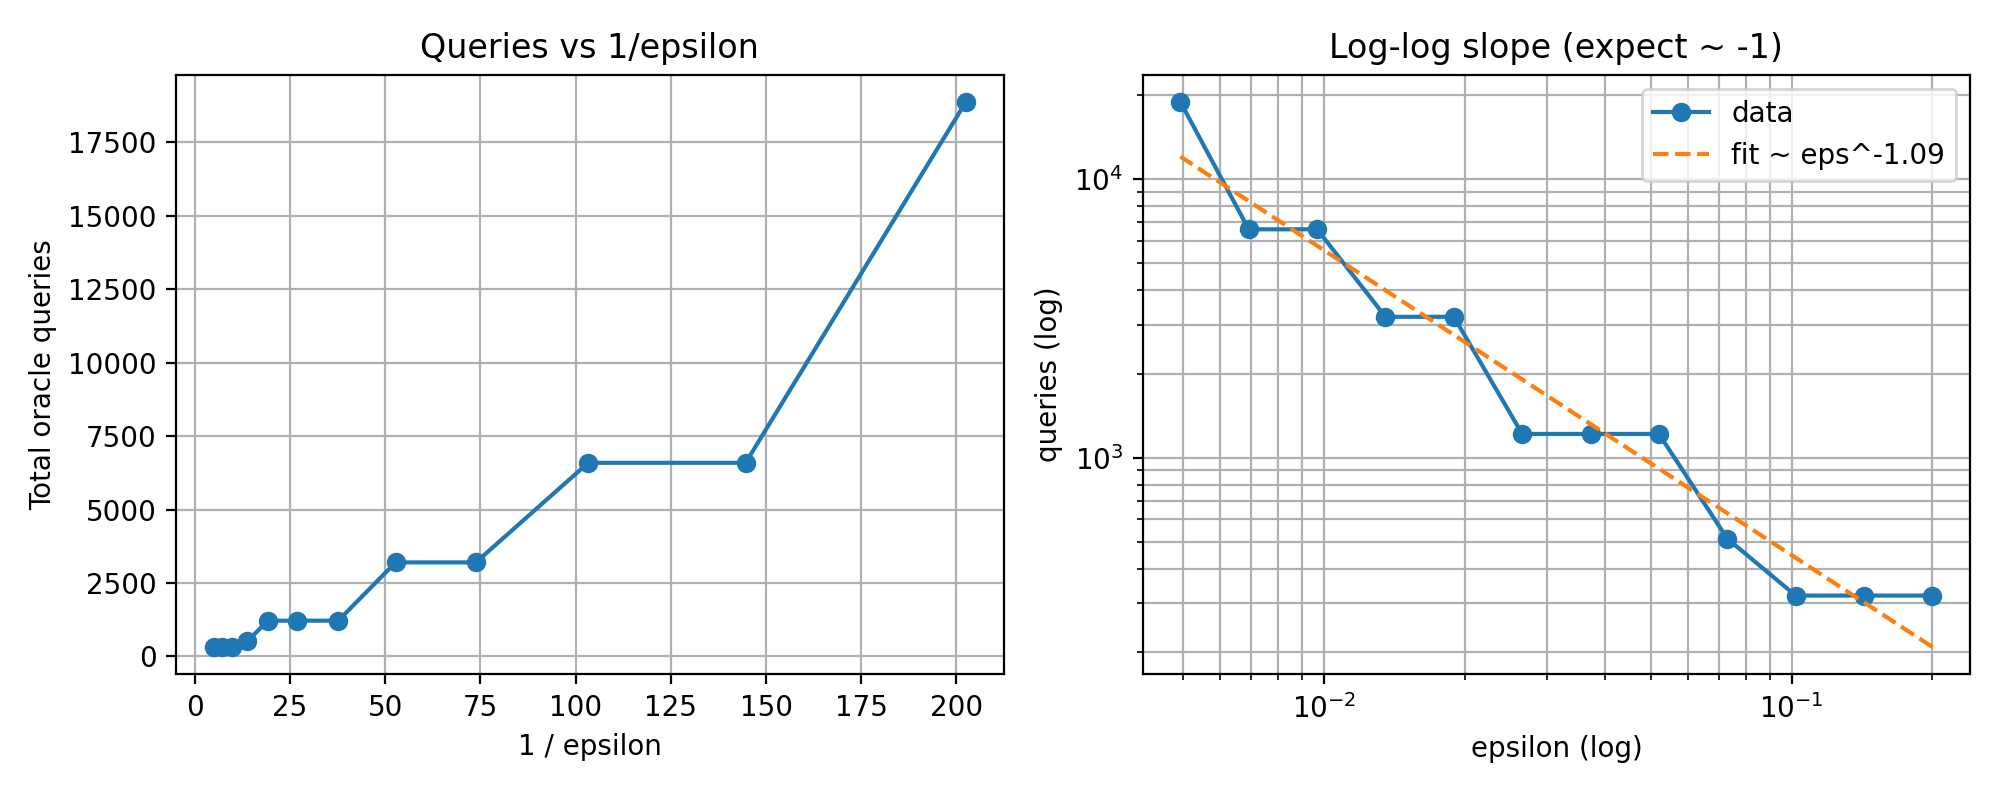

The Python source for this figure:
import argparse
import logging
import os
import sys
from typing import List

import numpy as np
import matplotlib.pyplot as plt

from classiq.applications.iqae.iqae import IQAE
from classiq.interface.executor.execution_preferences import ExecutionPreferences
from classiq.interface.generator.model import Constraints, Preferences

if __package__ is None:
    sys.path.append(os.path.dirname(os.path.dirname(__file__)))

from quantum.var_state_prep import set_gaussian_state_params
import quantum.iqae_var_run as iqae_var_run

LOGGER = logging.getLogger(__name__)


def geom_series(start: float, ratio: float, count: int) -> List[float]:
    values: List[float] = []
    current = float(start)
    for _ in range(count):
        values.append(current)
        current *= ratio
    return values


def parse_list(value: str) -> List[float]:
    parts = [p.strip() for p in value.split(",") if p.strip()]
    return [float(p) for p in parts]


def total_queries(iterations_data) -> int:
    total = 0
    for it in iterations_data:
        k = int(it.grover_iterations)
        shots = it.sample_results.num_shots
        if shots is None:
            shots = sum(it.sample_results.counts.values())
        total += int(shots) * (2 * k + 1)
    return total


def main():
    parser = argparse.ArgumentParser(
        description="IQAE scaling vs epsilon (queries ~ 1/epsilon)."
    )
    parser.add_argument("--mu", type=float, default=0.0)
    parser.add_argument("--sigma", type=float, default=1.0)
    parser.add_argument("--num-qubits", type=int, default=7)
    parser.add_argument("--alpha", type=float, default=0.05)
    parser.add_argument("--num-sigmas", type=float, default=3.0)
    parser.add_argument("--prep-bound", type=float, default=0.0)
    parser.add_argument("--max-width", type=int, default=28)
    parser.add_argument("--machine-precision", type=int, default=None)
    parser.add_argument("--num-shots", type=int, default=64)
    parser.add_argument(
        "--epsilons",
        type=str,
        default="auto",
        help="Comma list or 'auto' for 12 points /1.4 starting at 0.2.",
    )
    parser.add_argument("--out", type=str, default="quantum/iqae_epsilon_scaling.png")
    parser.add_argument("--show", action="store_true")
    parser.add_argument("--log-level", type=str, default="INFO")
    args = parser.parse_args()

    logging.basicConfig(
        level=getattr(logging, args.log_level.upper(), logging.INFO),
        format="%(levelname)s %(name)s: %(message)s",
    )

    if args.epsilons == "auto":
        epsilons = geom_series(start=0.2, ratio=1 / 1.4, count=12)
    else:
        epsilons = parse_list(args.epsilons)

    grid, probs = set_gaussian_state_params(
        mu=args.mu,
        sigma=args.sigma,
        num_qubits=args.num_qubits,
        num_sigmas=args.num_sigmas,
        prep_bound=args.prep_bound,
    )
    cdf = np.cumsum(probs)
    index = int(np.searchsorted(cdf, args.alpha))
    true_alpha = float(cdf[index])
    iqae_var_run.GLOBAL_INDEX = index
    LOGGER.info("Using index=%s true_alpha=%.6f", index, true_alpha)

    constraints = Constraints(max_width=args.max_width) if args.max_width else None
    preferences = (
        Preferences(machine_precision=args.machine_precision)
        if args.machine_precision
        else None
    )
    iqae = IQAE(
        state_prep_op=iqae_var_run.state_preparation,
        problem_vars_size=args.num_qubits,
        constraints=constraints,
        preferences=preferences,
    )
    exec_prefs = ExecutionPreferences(num_shots=args.num_shots)

    results = []
    for eps in epsilons:
        LOGGER.info("Running IQAE for epsilon=%.6f", eps)
        res = iqae.run(
            epsilon=eps,
            alpha=0.01,
            execution_preferences=exec_prefs,
        )
        queries = total_queries(res.iterations_data)
        error = abs(float(res.estimation) - true_alpha)
        results.append((eps, queries, error))

    eps_arr = np.array([r[0] for r in results], dtype=float)
    queries_arr = np.array([r[1] for r in results], dtype=float)
    error_arr = np.array([r[2] for r in results], dtype=float)

    fig, ax = plt.subplots(1, 2, figsize=(10, 4))

    ax[0].plot(1.0 / eps_arr, queries_arr, "o-")
    ax[0].set_xlabel("1 / epsilon")
    ax[0].set_ylabel("Total oracle queries")
    ax[0].set_title("Queries vs 1/epsilon")
    ax[0].grid(True)

    ax[1].loglog(eps_arr, queries_arr, "o-", label="data")
    coeffs = np.polyfit(np.log(eps_arr), np.log(queries_arr), 1)
    slope = coeffs[0]
    intercept = coeffs[1]
    fit_queries = np.exp(intercept) * (eps_arr**slope)
    ax[1].loglog(
        eps_arr,
        fit_queries,
        "--",
        label=f"fit ~ eps^{slope:.2f}",
    )
    ax[1].set_xlabel("epsilon (log)")
    ax[1].set_ylabel("queries (log)")
    ax[1].set_title("Log-log slope (expect ~ -1)")
    ax[1].legend()
    ax[1].grid(True, which="both")

    fig.tight_layout()
    fig.savefig(args.out, dpi=200)
    print(f"Saved plot to: {args.out}")

    if args.show:
        plt.show()


if __name__ == "__main__":
    main()
